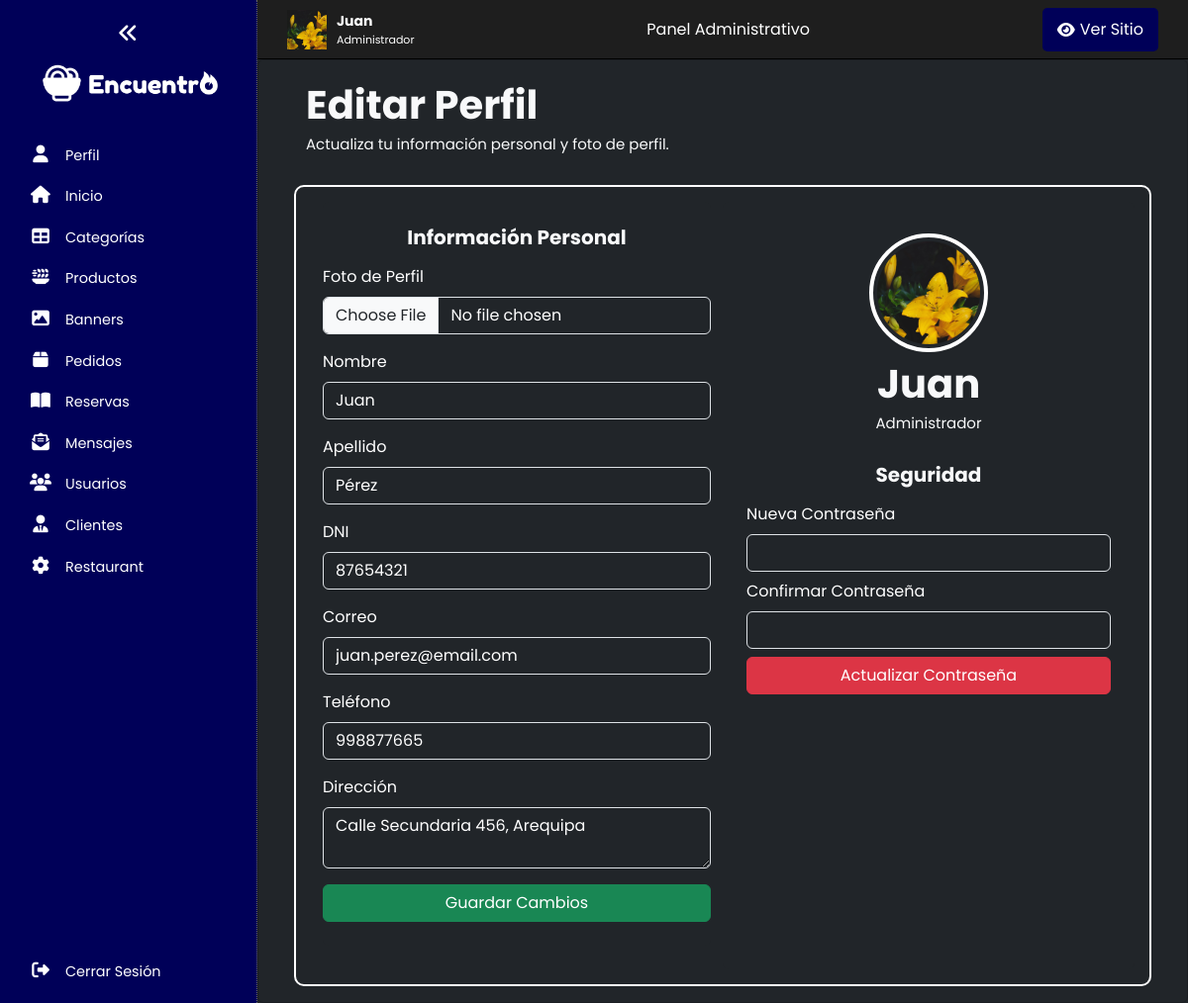
/panel/perfil/index.php (signed in), run on the app's committed database.
### tables this page shows
CREATE TABLE usuarios (
    id_usuario INT AUTO_INCREMENT PRIMARY KEY,
    nombre VARCHAR(100),
    apellido VARCHAR(100),
    dni VARCHAR(15) UNIQUE,
    correo VARCHAR(100) UNIQUE,
    telefono VARCHAR(15),
    direccion TEXT,
    password VARCHAR(255) NOT NULL,
    foto_perfil VARCHAR(255) DEFAULT 'default_admin.jpg',
    rol ENUM('Administrador', 'Empleado', 'Cliente'),
    creado_en TIMESTAMP DEFAULT CURRENT_TIMESTAMP
);

### panel/perfil/index.php (the view, shortened to what this page needs)
<?php
    include("../bd.php");
    $usuario_id = $_SESSION["usuario_id"];
    $sentencia = $conect->prepare("SELECT * FROM usuarios WHERE id_usuario = ?");
    $sentencia->execute([$usuario_id]);
    $usuario = $sentencia->fetch(PDO::FETCH_ASSOC);
    include("../recursos/header.php");
?>
<div class="card bg-dark py-3 px-5 text-light">
    <div class="mb-4">
        <h2 class="seccion_titulo">Editar Perfil</h2>
        <p class="seccion_parrafo">Actualiza tu información personal y foto de perfil.</p>
    </div>
    <div class="row borde_contenido">
        <div class="col-md-6">
            <form method="POST" enctype="multipart/form-data" class="card bg-dark text-white py-4 mb-4 border-0">
                <h5 class="text-center text-light mb-3 fw-bold">Información Personal</h5>
                <div class="mb-3">
                    <label class="form-label">Foto de Perfil</label>
                    <input type="file" class="form-control bg-dark text-white" name="foto_perfil">
                </div>
                <div class="mb-3">
                    <label class="form-label">Nombre</label>
                    <input type="text" class="form-control bg-dark text-white" name="nombre" value="<?= htmlspecialchars($usuario['nombre']) ?>" required>
                </div>
                <div class="mb-3">
                    <label class="form-label">Apellido</label>
                    <input type="text" class="form-control bg-dark text-white" name="apellido" value="<?= htmlspecialchars($usuario['apellido']) ?>" required>
                </div>
                <div class="mb-3">
                    <label class="form-label">DNI</label>
                    <input type="text" class="form-control bg-dark text-white" name="dni" value="<?= htmlspecialchars($usuario['dni']) ?>" pattern="[0-9]{8}" title="Debe contener 8 dígitos" required>
                </div>
                <div class="mb-3">
                    <label class="form-label">Correo</label>
                    <input type="email" class="form-control bg-dark text-white" name="correo" value="<?= htmlspecialchars($usuario['correo']) ?>" required>
                </div>
                <div class="mb-3">
                    <label class="form-label">Teléfono</label>
                    <input type="text" class="form-control bg-dark text-white" name="telefono" value="<?= htmlspecialchars($usuario['telefono']) ?>" pattern="[0-9]{6,10}" required>
                </div>
                <div class="mb-3">
                    <label class="form-label">Dirección</label>
                    <textarea class="form-control bg-dark text-white" name="direccion"><?= htmlspecialchars($usuario['direccion']) ?></textarea>
                </div>
                <button type="submit" name="update_profile" class="btn btn-success w-100">Guardar Cambios</button>
            </form>
        </div>
        <div class="col-md-6 card bg-dark p-4 border-0 d-flex flex-column">
            <div class="text-center text-light mb-4">
                <div class="my-2">
                    <img src="../../img/usuarios/<?= htmlspecialchars($usuario['foto_perfil']) ?>" alt="Foto de perfil" class="rounded-circle border border-white border-4 p-1" width="120" height="120">
                </div>
                <h2 class="seccion_titulo"><?= htmlspecialchars($usuario['nombre']) ?></h2>
                <p class="seccion_parrafo"><?= htmlspecialchars($usuario['rol']) ?></p>
            </div>
            <h5 class="text-center text-light mb-3 fw-bold">Seguridad</h5>
            <form method="POST" class="text-white">
                <label class="form-label">Nueva Contraseña</label>
                <input type="password" class="form-control bg-dark text-white mb-2" name="new_password" minlength="6">
                <label class="form-label">Confirmar Contraseña</label>
                <input type="password" class="form-control bg-dark text-white mb-2" name="confirm_password">
                <button type="submit" name="update_password" class="btn btn-danger w-100">Actualizar Contraseña</button>
            </form>
        </div>
    </div>
</div>
<?php include("../recursos/footer.php"); ?>

### css/data.css (style rules this page uses)
:root { --header-height: 5rem; --color_primario: #ff8000; --color_secundario: #32005b; --color_gris: #171717; --color_blanco: #ffffff; --color_negro: #000000; --color_success: #1ae000; --color_info: #0066eb; --color_danger: #cf0000; --color_body: white; --color_sidebar_panel: rgb(0, 0, 88); --nav_font: "Montserrat", sans-serif; --body_font: "Oswald", sans-serif; --logo_font: "BankGothic"; --normal-font-size: 0.938rem; --font_regular: 400; --font_semi_bold: 600; --max_width: 1024px; --titulo_banner: 70px; --subtitulo_banner: 22px; --descripcion_banner: 20px; --seccion_titulo: 40px; --seccion_subtitulo: 20px; --seccion_item: 23px; --seccion_parrafo: 15px; --tablet__titulo_banner: 55px; --tablet__subtitulo_banner: 20px; --tablet__descripcion_banner: 18px; --tablet__seccion_titulo: 30px; --tablet__seccion_subtitulo: 18px; --tablet__seccion_parrafo: 14px; --tablet__seccion_item: 19px; --movil__titulo_banner: 38px; --movil__subtitulo_banner: 18px; --movil__descripcion_banner: 16px; --movil__seccion_titulo: 26px; --movil__seccion_subtitulo: 16px; --movil__seccion_parrafo: 13px; --movil__seccion_item: 17px; --paddingy: 50px; --color_scroll: rgba(255, 255, 255, 0.075); --color_scroll_hover: rgba(255, 255, 255, 0.2); }
* { box-sizing: border-box; }
.seccion_titulo { font-size: var(--seccion_titulo); font-weight: bolder; margin: 5px 0px; }
.seccion_parrafo { font-size: var(--seccion_parrafo); margin: 5px 0px; }

### panel/recursos/header.css (style rules this page uses)
body { box-sizing: border-box; margin: 0; padding: 0; }
body { font-family: 'Poppins', sans-serif; }
.wrapper { display: flex; height: 100vh; background-color: #212529; }
.borde_contenido { border: 2px solid white; padding: 15px; border-radius: 10px; }

### data on the page
usuarios: nombre "Juan", apellido "Pérez", dni "87654321", correo "juan.perez@email.com", telefono "998877665", direccion "Calle Secundaria 456, Arequipa", foto_perfil (placeholder picture), rol "Administrador"

### other printed values
$item_name "Perfil"
$item_name "Inicio"
$item_name "Categorías"
$item_name "Productos"
$item_name "Banners"
$item_name "Pedidos"
$item_name "Reservas"
$item_name "Mensajes"
$item_name "Usuarios"
$item_name "Clientes"
$item_name "Restaurant"
$_SESSION['usuario_nombre'] "Juan"
$_SESSION['usuario_rol'] "Administrador"
